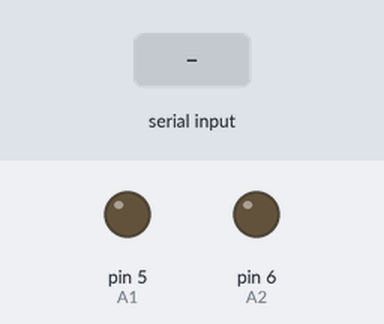
A sketch run on a simulated Arduino Uno, built with avr-gcc and run on an emulated ATmega328P. Shown: output pins drawn as LEDs (lit = HIGH). The inputs (shaded band) are chosen by the test bench. What the sketch prints to the serial monitor is not drawn.

Above: at 1.2 s.
1.3 s: "30,150\n" received over Serial
At 1.91 s:
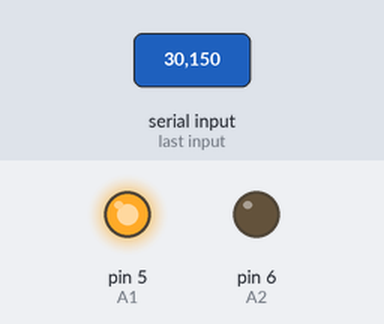
3.4 s: "2\n" received over Serial
At 3.41 s:
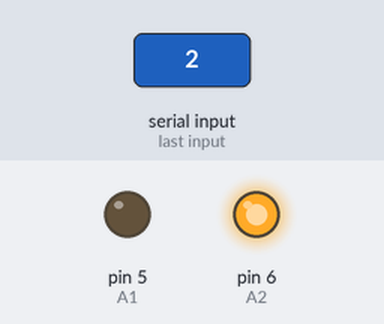
Timing chart, 0 to 6.4 s (numbered marks = the images above; inputs shaded):
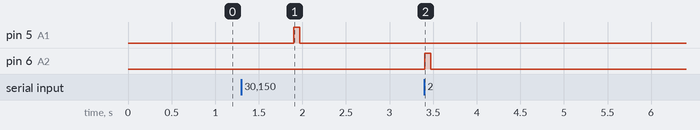

The sketch:

11_Motor_Driver___Motor_DC.ino
```cpp
//INISIALIASI VARIABLE
//MOTOR A PIN
#define A1 5
#define A2 6

int incomingByte = 0;
int input = 0;

void setup() {
  Serial.begin(9600);
  pinMode(A1,OUTPUT);
  pinMode(A2,OUTPUT);
  digitalWrite(A1,LOW);
  digitalWrite(A2,LOW);

  Serial.println("SILAHKAN PILIH SALAH SATU");
  Serial.println("1.Forward");
  Serial.println("2.Backward");
  Serial.println("3.Stop");

}

void loop() {
 //Program yang akan dijalankan berulang-ulang
 if (Serial.available() > 0) {
 // read the incoming byte:
 incomingByte = Serial.read();
 input = incomingByte - 48; //convert ASCII code of numbers to 1,2,3
 switch (input) {
 case 1: // if input=1 ....... motors turn forward
 Forward();
 break;
 case 2: // if input=2 ....... motors turn backward
 Backward();
 break;
 case 3: // if input=1 ....... motors turn stop
 Stop();
 break;
 }
 delay(200);
 input=0;
}
}
```

Backward.ino
```cpp
void Backward() { //function of backward
  digitalWrite(A2,90);
  delay(70);
  Stop();
}
```

Forward.ino
```cpp
void Forward() { //function of forward
  digitalWrite(A1,90);
  delay(70);
  Stop();

}
```

Stop.ino
```cpp
void Stop() { //function of stop
 digitalWrite(A1, LOW);
 digitalWrite(A2, LOW);
}
```

Measured:
- after the input at 1.3 s, pin 5 (A1): LOW → HIGH after 0.60 s, → LOW 0.07 s later
- after the input at 3.4 s, pin 6 (A2): LOW → HIGH at once, → LOW 0.07 s later
